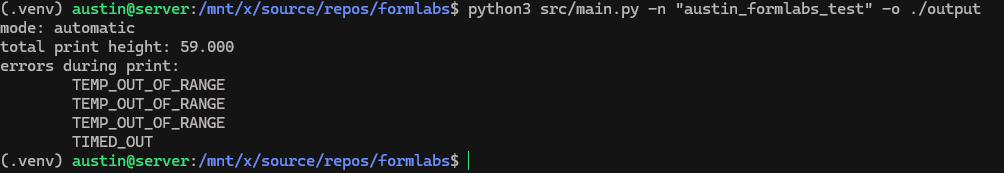
#> input picture misc/linux.png, 1004 x 173 px
$ python -i image.py   (imports and definitions only)
#> lines starting #> are read from the running program, lines starting #| are printed output that depends on the picture
import base64
import requests
from io import BytesIO
from PIL import Image
from pathlib import Path

def _to_bilevel(img: Image.Image, threshold: int = 128) -> Image.Image:
    return (img.convert("L")
               .point(lambda p: 255 if p >= threshold else 0) # type: ignore
               .convert("1", dither=Image.Dither.NONE)) # converting from 8-bit depth to 1-bit depth... the original images are black and white, so only 1-bit depth is needed

def fetch_image_web(url: str) -> Image.Image | None:
    try:
        resp = requests.get(url, timeout=10)
        resp.raise_for_status()
        img = Image.open(BytesIO(resp.content))
        return _to_bilevel(img)
    except (requests.RequestException, OSError):
        return None

def fetch_image_local(path: str, filename: str) -> Image.Image | None:
    try:
        img = Image.open(Path(path) / filename)
        return _to_bilevel(img)
    except OSError:
        return None

def image_to_string(image: Image.Image) -> str:
    buf = BytesIO()
    image.save(buf, format="TIFF", compression="group4")
    return base64.b64encode(buf.getvalue()).decode("ascii")

>>> from PIL import Image
>>> picture = Image.open('../misc/linux.png')
#> picture is the input picture: PIL image 1004x173 RGBA; mean R, G, B, A 27.1, 28.4, 29, 255
>>> result = _to_bilevel(picture)
#> in _to_bilevel, `return (img.convert("L") .point(lambda p: 255 if p >= threshold else 0..`:
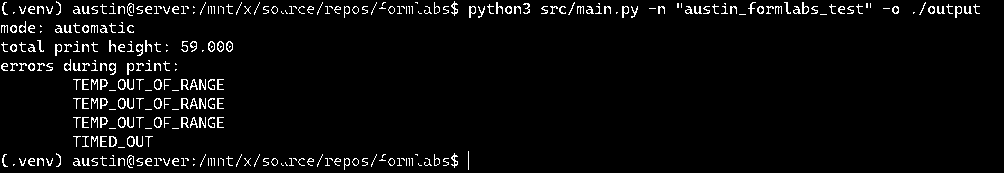
#> returned value: PIL image 1004x173 1; 3.9% white in thin lines or dots

$ run again, on misc/pi.png
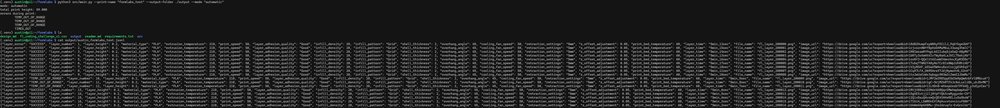
#> input picture misc/pi.png, 1000 x 108 px, shrunk from 4993 x 537 before the run
#> picture is the input picture: PIL image 1000x108 RGBA; mean R, G, B, A 37.1, 37, 36.9, 255
#> in _to_bilevel, `return (img.convert("L") .point(lambda p: 255 if p >= threshold else 0..`:
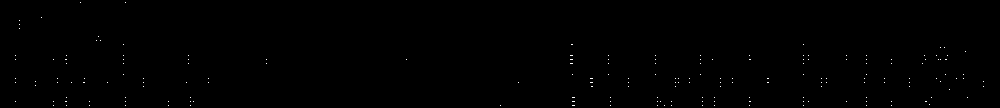
#> returned value: PIL image 1000x108 1; 0.2% white in thin lines or dots
